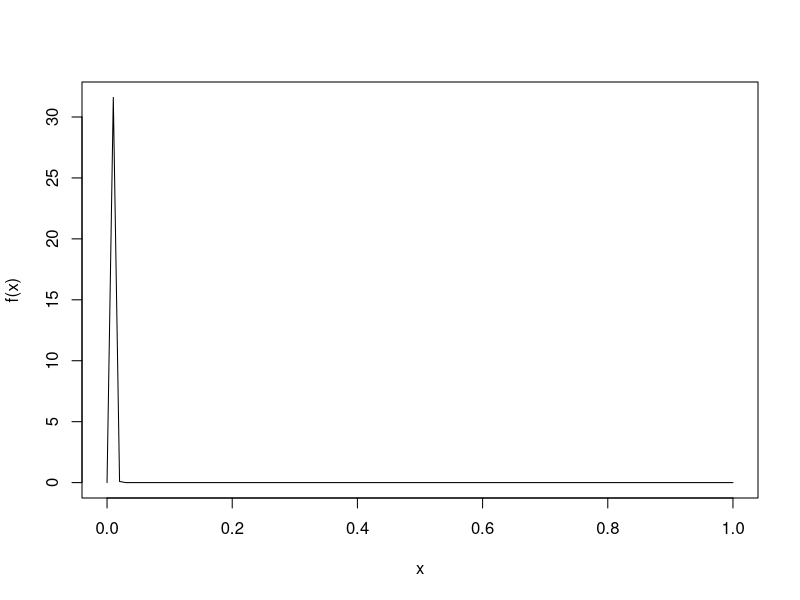
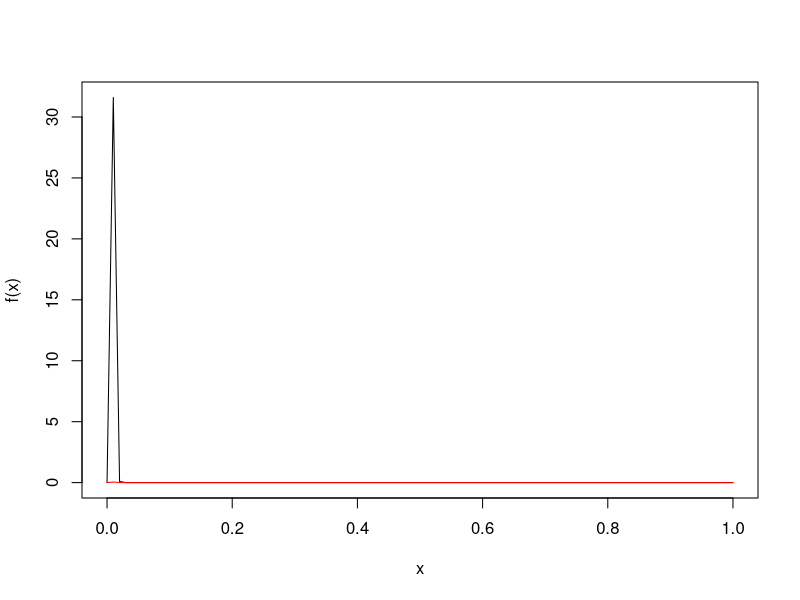
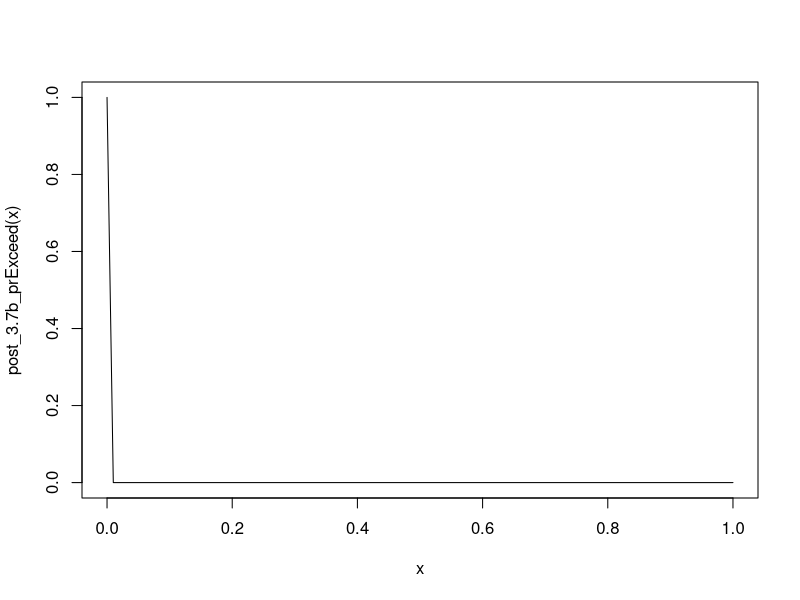
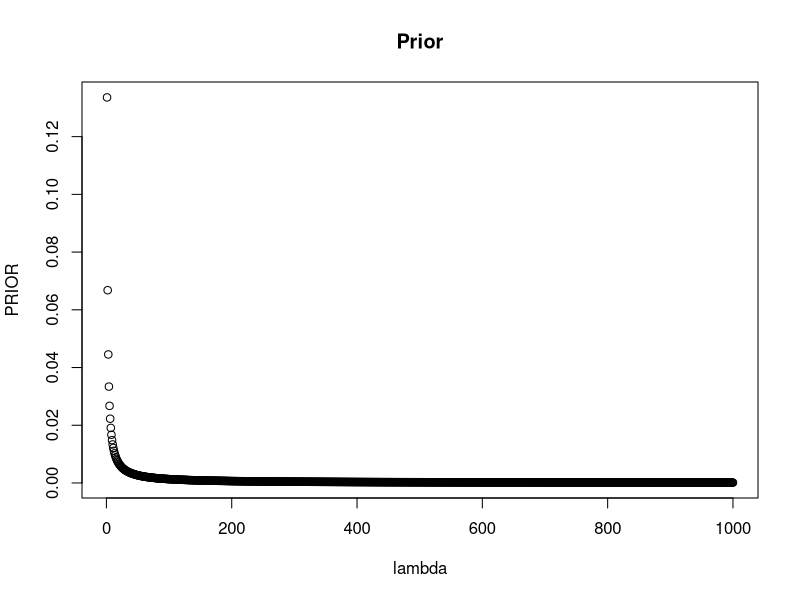
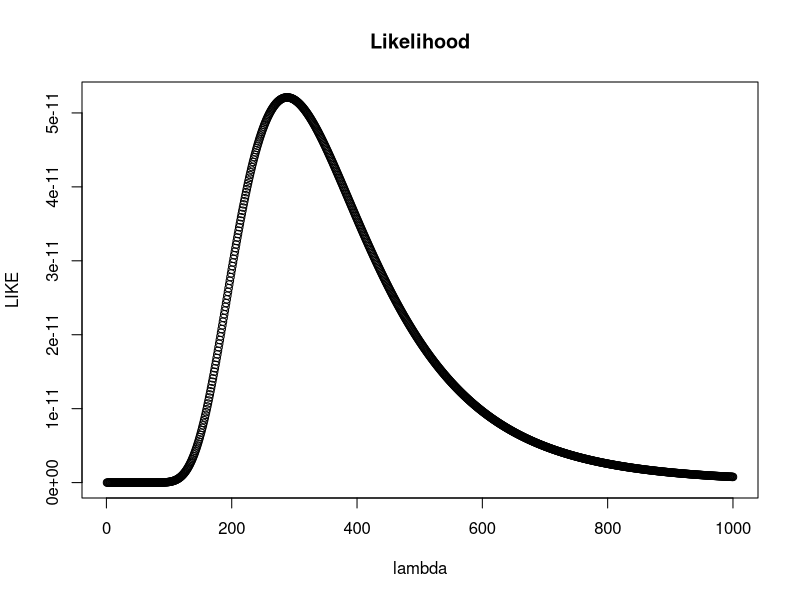
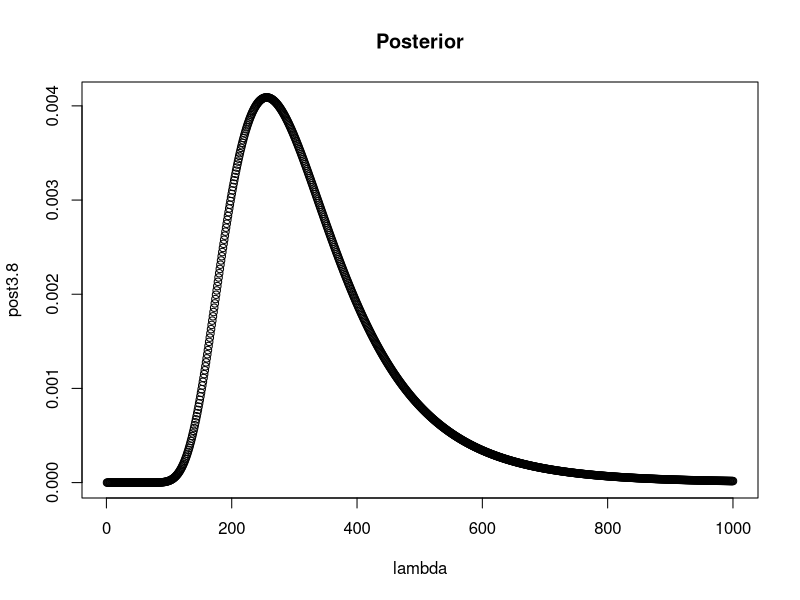

Reproduce these figures in R, in order.
## ---- chunk 1

library(LearnBayes)
prior_3.7a <- function(x){
  0.5*dgamma(x, 1.5, 1000) + 0.5*dgamma(x, 7, 1000)
}
curve(expr = c(prior_3.7a(x)), ylab = "f(x)")
## ---- chunk 2
probs=c(.5, .5)
gamma.par1=c(1.5,1000)
gamma.par2=c(7,1000)
gammapar=rbind(gamma.par1,gamma.par2)
data=list(y=4,t=1767)
post <- poisson.gamma.mix(probs,gammapar,data)
post
## ---- chunk 3
post_3.7b <- function(x){
  post$probs[1]*dgamma(x, post$gammapar["gamma.par1",1], 
                       post$gammapar["gamma.par1",2]) + 
    post$probs[2]*dgamma(x, post$gammapar["gamma.par2",1], post$gammapar["gamma.par2",2])
}
plot.new()
curve(expr = c(prior_3.7a(x)), ylab = "f(x)")
curve(expr = c(post_3.7b(x)), add=T, col = "red") #posterior is in red
## ---- chunk 4
#posterior distribution
post_3.7b_prExceed <- function(x){ #just change dgamma for pgamma 
                                #(density to the left) and subtract 1
  1 - {post$probs[1]*pgamma(x, post$gammapar["gamma.par1",1], 
                     post$gammapar["gamma.par1",2]) + 
  post$probs[2]*pgamma(x, post$gammapar["gamma.par2",1], post$gammapar["gamma.par2",2])}
}

curve(post_3.7b_prExceed(x))
round(post_3.7b_prExceed(0.005), 4)


## ---- chunk 5
lambda = seq(1,1000, by = 1)
PRIOR = {1/lambda} / sum(1/lambda)#non-informative prior proportional to 1/lambda
plot(lambda, PRIOR, main = "Prior")


LIKE = pexp(100,1/lambda)^3*dexp(100,1/lambda)* (pexp(300,1/lambda)-pexp(100,1/lambda))^3* dexp(300,1/lambda)*(1-pexp(300,1/lambda))^4


plot(lambda, LIKE, main = "Likelihood")

post3.8 <- LIKE * PRIOR / sum(LIKE * PRIOR)
plot(lambda, post3.8, main = "Posterior")



## ---- chunk 6
mean_post <- sum(post3.8*lambda)/sum(post3.8)
mean_post #327.22

std_dev_post <- sqrt ( sum(post3.8 * (lambda - mean_post)^2) / sum(post3.8) )
std_dev_post #127.67
## ---- chunk 7
sum(post3.8[300:500])
